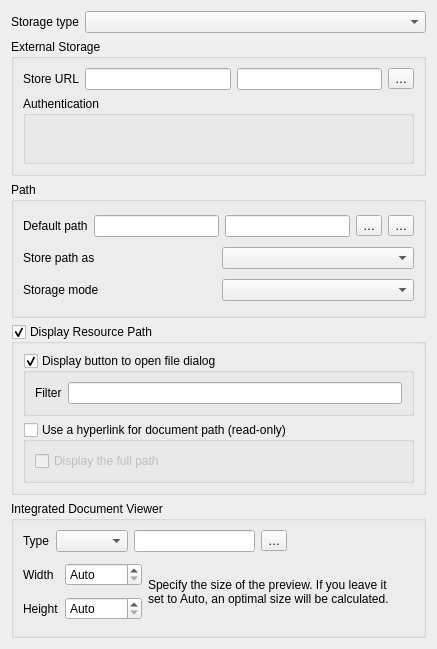
<?xml version="1.0" encoding="UTF-8"?>
<ui version="4.0">
 <author>Médéric Ribreux</author>
 <class>QgsExternalResourceConfigDlg</class>
 <widget class="QWidget" name="QgsExternalResourceConfigDlg">
  <property name="geometry">
   <rect>
    <x>0</x>
    <y>0</y>
    <width>437</width>
    <height>649</height>
   </rect>
  </property>
  <property name="windowTitle">
   <string notr="true">Form</string>
  </property>
  <layout class="QGridLayout" name="gridLayout_5">
   <item row="3" column="0">
    <widget class="QGroupBox" name="mFileWidgetGroupBox">
     <property name="title">
      <string>Display Resource Path</string>
     </property>
     <property name="checkable">
      <bool>true</bool>
     </property>
     <layout class="QGridLayout" name="gridLayout_3">
      <item row="1" column="0">
       <widget class="QGroupBox" name="mUseLink">
        <property name="sizePolicy">
         <sizepolicy hsizetype="Preferred" vsizetype="Fixed">
          <horstretch>0</horstretch>
          <verstretch>0</verstretch>
         </sizepolicy>
        </property>
        <property name="toolTip">
         <string>&lt;html&gt;&lt;head/&gt;&lt;body&gt;&lt;p&gt;This option displays file paths as clickable hyperlinks. When you click on the file path, the file should normally be opened by the default viewer defined in your operating system.&lt;/p&gt;&lt;/body&gt;&lt;/html&gt;</string>
        </property>
        <property name="title">
         <string>Use a hyperlink for document path (read-only)</string>
        </property>
        <property name="checkable">
         <bool>true</bool>
        </property>
        <property name="checked">
         <bool>false</bool>
        </property>
        <layout class="QFormLayout" name="formLayout">
         <item row="0" column="0">
          <widget class="QCheckBox" name="mFullUrl">
           <property name="toolTip">
            <string>&lt;html&gt;&lt;head/&gt;&lt;body&gt;&lt;p&gt;By default, the hyperlink is only displayed with the name of the file and not the full path. If you check this option, hyperlinks will be displayed with the complete path.&lt;/p&gt;&lt;/body&gt;&lt;/html&gt;</string>
           </property>
           <property name="text">
            <string>Display the full path</string>
           </property>
          </widget>
         </item>
        </layout>
       </widget>
      </item>
      <item row="0" column="0">
       <widget class="QGroupBox" name="mFileWidgetButtonGroupBox">
        <property name="title">
         <string>Display button to open file dialog</string>
        </property>
        <property name="checkable">
         <bool>true</bool>
        </property>
        <layout class="QFormLayout" name="formLayout_2">
         <item row="0" column="0">
          <widget class="QLabel" name="label_4">
           <property name="text">
            <string>Filter</string>
           </property>
          </widget>
         </item>
         <item row="0" column="1">
          <widget class="QLineEdit" name="mFileWidgetFilterLineEdit">
           <property name="toolTip">
            <string>&lt;html&gt;&lt;head/&gt;&lt;body&gt;&lt;p&gt;Filter syntax is borrowed from Qt &lt;a href=&quot;http://doc.qt.io/qt-4.8/qfiledialog.html#getOpenFileName&quot;&gt;&lt;span style=&quot; text-decoration: underline; color:#0000ff;&quot;&gt;QFileDialog::getOpenFileName&lt;/span&gt;&lt;/a&gt;&lt;span style=&quot; font-family:'Courier New,courier';&quot;&gt;.&lt;/span&gt;&lt;/p&gt;&lt;p&gt;If you want simple filter on all pdf files, just use:&lt;/p&gt;&lt;p&gt;&lt;span style=&quot; font-family:'Courier New,courier';&quot;&gt;*.pdf&lt;/span&gt;&lt;/p&gt;&lt;p&gt;If you want one filter for multiple file extensions (on .pdf, .odt and .doc files):&lt;/p&gt;&lt;p&gt;&lt;span style=&quot; font-family:'Courier New,courier';&quot;&gt;*.pdf *.odt *.doc&lt;/span&gt;&lt;/p&gt;&lt;p&gt;If you want to describe your filter, use parentheses:&lt;/p&gt;&lt;p&gt;&lt;span style=&quot; font-family:'Courier New,courier';&quot;&gt;Text documents (*.pdf, *.odt, *.doc)&lt;/span&gt;&lt;/p&gt;&lt;p&gt;If you want multiple filters, separate them with ';;':&lt;/p&gt;&lt;p&gt;&lt;span style=&quot; font-family:'Courier New,courier';&quot;&gt;&amp;quot;Images (*.png *.xpm *.jpg);;Text files (*.txt);;XML files (*.xml)&amp;quot;&lt;/span&gt;&lt;/p&gt;&lt;/body&gt;&lt;/html&gt;</string>
           </property>
           <property name="placeholderText">
            <string/>
           </property>
          </widget>
         </item>
        </layout>
       </widget>
      </item>
     </layout>
    </widget>
   </item>
   <item row="4" column="0">
    <widget class="QGroupBox" name="mDocumentViewerGroupBox">
     <property name="title">
      <string>Integrated Document Viewer</string>
     </property>
     <property name="checkable">
      <bool>false</bool>
     </property>
     <layout class="QGridLayout" name="gridLayout">
      <item row="0" column="1">
       <widget class="QLabel" name="label_3">
        <property name="text">
         <string>Type</string>
        </property>
       </widget>
      </item>
      <item row="0" column="2">
       <widget class="QComboBox" name="mDocumentViewerContentComboBox"/>
      </item>
      <item row="0" column="5">
       <spacer name="horizontalSpacer">
        <property name="orientation">
         <enum>Qt::Horizontal</enum>
        </property>
        <property name="sizeHint" stdset="0">
         <size>
          <width>40</width>
          <height>20</height>
         </size>
        </property>
       </spacer>
      </item>
      <item row="1" column="1" colspan="5">
       <widget class="QWidget" name="mDocumentViewerContentSettingsWidget" native="true">
        <layout class="QGridLayout" name="gridLayout_4">
         <property name="leftMargin">
          <number>0</number>
         </property>
         <property name="topMargin">
          <number>0</number>
         </property>
         <property name="rightMargin">
          <number>0</number>
         </property>
         <property name="bottomMargin">
          <number>0</number>
         </property>
         <item row="0" column="0">
          <widget class="QLabel" name="label_12">
           <property name="text">
            <string>Width</string>
           </property>
          </widget>
         </item>
         <item row="0" column="2" rowspan="2">
          <widget class="QLabel" name="label_2">
           <property name="sizePolicy">
            <sizepolicy hsizetype="Expanding" vsizetype="Preferred">
             <horstretch>0</horstretch>
             <verstretch>0</verstretch>
            </sizepolicy>
           </property>
           <property name="text">
            <string>Specify the size of the preview. If you leave it set to Auto, an optimal size will be calculated.</string>
           </property>
           <property name="wordWrap">
            <bool>true</bool>
           </property>
          </widget>
         </item>
         <item row="1" column="1">
          <widget class="QgsSpinBox" name="mDocumentViewerHeight">
           <property name="specialValueText">
            <string>Auto</string>
           </property>
           <property name="suffix">
            <string> px</string>
           </property>
           <property name="prefix">
            <string/>
           </property>
           <property name="maximum">
            <number>10000</number>
           </property>
          </widget>
         </item>
         <item row="0" column="1">
          <widget class="QgsSpinBox" name="mDocumentViewerWidth">
           <property name="specialValueText">
            <string>Auto</string>
           </property>
           <property name="suffix">
            <string> px</string>
           </property>
           <property name="maximum">
            <number>10000</number>
           </property>
          </widget>
         </item>
         <item row="1" column="0">
          <widget class="QLabel" name="label_13">
           <property name="text">
            <string>Height</string>
           </property>
          </widget>
         </item>
         <item row="0" column="3">
          <spacer name="horizontalSpacer_2">
           <property name="orientation">
            <enum>Qt::Horizontal</enum>
           </property>
           <property name="sizeHint" stdset="0">
            <size>
             <width>40</width>
             <height>20</height>
            </size>
           </property>
          </spacer>
         </item>
        </layout>
       </widget>
      </item>
      <item row="0" column="4">
       <widget class="QgsPropertyOverrideButton" name="mDocumentViewerContentPropertyOverrideButton">
        <property name="text">
         <string>…</string>
        </property>
       </widget>
      </item>
      <item row="0" column="3">
       <widget class="QLineEdit" name="mDocumentViewerContentExpression">
        <property name="enabled">
         <bool>true</bool>
        </property>
        <property name="readOnly">
         <bool>true</bool>
        </property>
       </widget>
      </item>
     </layout>
    </widget>
   </item>
   <item row="0" column="0">
    <layout class="QHBoxLayout" name="horizontalLayout_3">
     <item>
      <widget class="QLabel" name="storageTypeLbl">
       <property name="text">
        <string>Storage type</string>
       </property>
      </widget>
     </item>
     <item>
      <widget class="QComboBox" name="mStorageType">
       <property name="sizePolicy">
        <sizepolicy hsizetype="Expanding" vsizetype="Fixed">
         <horstretch>0</horstretch>
         <verstretch>0</verstretch>
        </sizepolicy>
       </property>
       <property name="toolTip">
        <string>&lt;html&gt;&lt;head/&gt;&lt;body&gt;Way of dealing with attachment file&lt;p&gt;&quot;Select existing file&quot; allows you to pick an existing file from the file system or set an existing URL external resource.&lt;/p&gt;&lt;p&gt;Other items allows you to pick a local resource and store it on an external storage system. You cannot use relative path in this mode and you can only pick file and not directory.&lt;/p&gt;&lt;/p&gt;&lt;/body&gt;&lt;/html&gt;</string>
       </property>
      </widget>
     </item>
    </layout>
   </item>
   <item row="2" column="0">
    <widget class="QGroupBox" name="mPathGroupBox">
     <property name="title">
      <string>Path</string>
     </property>
     <layout class="QGridLayout" name="gridLayout_2">
      <item row="1" column="0">
       <widget class="QLabel" name="mStoragePathLbl">
        <property name="text">
         <string>Store path as</string>
        </property>
       </widget>
      </item>
      <item row="1" column="1">
       <widget class="QComboBox" name="mStoragePathCbx">
        <property name="toolTip">
         <string>&lt;html&gt;&lt;head/&gt;&lt;body&gt;&lt;p&gt;Select how to store path in the attribute field&lt;/p&gt;&lt;p&gt;&lt;br/&gt;- Absolute path: stores the filenames with their absolute full paths&lt;/p&gt;&lt;p&gt;- Relative to project path: stores the filenames with relative paths from the current Hake Geospatial project path.&lt;/p&gt;&lt;p&gt;For example, if your Hake Geospatial project is in &lt;span style=&quot; font-style:italic;&quot;&gt;&amp;quot;/home/user/my_project.qgs&amp;quot;&lt;/span&gt; and your filename is &lt;span style=&quot; font-style:italic;&quot;&gt;&amp;quot;/home/user/data/files/test.pdf&amp;quot;&lt;/span&gt;, the attribute will only store &lt;span style=&quot; font-style:italic;&quot;&gt;&amp;quot;data/files/test.pdf&amp;quot;&lt;/span&gt;.&lt;/p&gt;&lt;p&gt;&lt;br/&gt;- Relative to default path: stores the filenames with relative paths from the default path set just above.&lt;/p&gt;&lt;p&gt;For example, if your default path is &lt;span style=&quot; font-style:italic;&quot;&gt;&amp;quot;/home/user/data/&amp;quot;&lt;/span&gt; and your filename is &lt;span style=&quot; font-style:italic;&quot;&gt;&amp;quot;/home/user/data/files/test.pdf&amp;quot;&lt;/span&gt;, the attribute will only store &lt;span style=&quot; font-style:italic;&quot;&gt;&amp;quot;files/test.pdf&amp;quot;&lt;/span&gt;.&lt;/p&gt;&lt;p&gt;&lt;br/&gt;&lt;/p&gt;&lt;/body&gt;&lt;/html&gt;</string>
        </property>
       </widget>
      </item>
      <item row="0" column="0" colspan="2">
       <layout class="QHBoxLayout" name="horizontalLayout">
        <property name="spacing">
         <number>6</number>
        </property>
        <property name="sizeConstraint">
         <enum>QLayout::SetMinimumSize</enum>
        </property>
        <property name="leftMargin">
         <number>0</number>
        </property>
        <property name="topMargin">
         <number>0</number>
        </property>
        <property name="rightMargin">
         <number>0</number>
        </property>
        <property name="bottomMargin">
         <number>0</number>
        </property>
        <item>
         <widget class="QLabel" name="label">
          <property name="text">
           <string>Default path</string>
          </property>
         </widget>
        </item>
        <item>
         <widget class="QLineEdit" name="mRootPath">
          <property name="enabled">
           <bool>true</bool>
          </property>
          <property name="toolTip">
           <string>&lt;html&gt;&lt;head/&gt;&lt;body&gt;&lt;p&gt;When not empty, always open the file selector at the root of this path for searching new files. If empty, the last used path of this editor widget will be used. If this editor widget has never been used by the user, the project path will be used.&lt;/p&gt;&lt;/body&gt;&lt;/html&gt;</string>
          </property>
          <property name="autoFillBackground">
           <bool>false</bool>
          </property>
          <property name="placeholderText">
           <string/>
          </property>
         </widget>
        </item>
        <item>
         <widget class="QLineEdit" name="mRootPathExpression">
          <property name="enabled">
           <bool>true</bool>
          </property>
          <property name="readOnly">
           <bool>true</bool>
          </property>
         </widget>
        </item>
        <item>
         <widget class="QToolButton" name="mRootPathButton">
          <property name="sizePolicy">
           <sizepolicy hsizetype="Preferred" vsizetype="Fixed">
            <horstretch>0</horstretch>
            <verstretch>0</verstretch>
           </sizepolicy>
          </property>
          <property name="text">
           <string>…</string>
          </property>
         </widget>
        </item>
        <item>
         <widget class="QgsPropertyOverrideButton" name="mRootPathPropertyOverrideButton">
          <property name="text">
           <string>…</string>
          </property>
         </widget>
        </item>
       </layout>
      </item>
      <item row="2" column="1">
       <widget class="QComboBox" name="mStorageModeCbx">
        <property name="toolTip">
         <string>&lt;html&gt;&lt;head/&gt;&lt;body&gt;&lt;p&gt;Allows storing file paths or directory paths&lt;/p&gt;&lt;/body&gt;&lt;/html&gt;</string>
        </property>
       </widget>
      </item>
      <item row="2" column="0">
       <widget class="QLabel" name="mStorageModeLbl">
        <property name="text">
         <string>Storage mode</string>
        </property>
       </widget>
      </item>
     </layout>
    </widget>
   </item>
   <item row="1" column="0">
    <widget class="QGroupBox" name="mExternalStorageGroupBox">
     <property name="title">
      <string>External Storage</string>
     </property>
     <layout class="QVBoxLayout" name="verticalLayout_7">
      <item>
       <layout class="QHBoxLayout" name="horizontalLayout_2">
        <item>
         <widget class="QLabel" name="label_5">
          <property name="text">
           <string>Store URL</string>
          </property>
         </widget>
        </item>
        <item>
         <widget class="QLineEdit" name="mStorageUrl">
          <property name="toolTip">
           <string>Url used to store file selected from the attachment widget.</string>
          </property>
         </widget>
        </item>
        <item>
         <widget class="QLineEdit" name="mStorageUrlExpression">
          <property name="toolTip">
           <string>Url used to store file selected from the attachment widget.</string>
          </property>
         </widget>
        </item>
        <item>
         <widget class="QgsPropertyOverrideButton" name="mStorageUrlPropertyOverrideButton">
          <property name="text">
           <string>…</string>
          </property>
         </widget>
        </item>
       </layout>
      </item>
      <item>
       <widget class="QGroupBox" name="mAuthGroupBox">
        <property name="title">
         <string>Authentication</string>
        </property>
        <layout class="QVBoxLayout" name="verticalLayout_6">
         <property name="leftMargin">
          <number>6</number>
         </property>
         <property name="topMargin">
          <number>6</number>
         </property>
         <property name="rightMargin">
          <number>6</number>
         </property>
         <property name="bottomMargin">
          <number>6</number>
         </property>
         <item>
          <widget class="QgsAuthSettingsWidget" name="mAuthSettingsProtocol" native="true">
           <property name="sizePolicy">
            <sizepolicy hsizetype="Preferred" vsizetype="Maximum">
             <horstretch>0</horstretch>
             <verstretch>0</verstretch>
            </sizepolicy>
           </property>
          </widget>
         </item>
        </layout>
       </widget>
      </item>
     </layout>
    </widget>
   </item>
  </layout>
 </widget>
 <customwidgets>
  <customwidget>
   <class>QgsPropertyOverrideButton</class>
   <extends>QToolButton</extends>
   <header>qgspropertyoverridebutton.h</header>
  </customwidget>
  <customwidget>
   <class>QgsSpinBox</class>
   <extends>QSpinBox</extends>
   <header>qgsspinbox.h</header>
  </customwidget>
  <customwidget>
   <class>QgsAuthSettingsWidget</class>
   <extends>QWidget</extends>
   <header>qgsauthsettingswidget.h</header>
   <container>1</container>
  </customwidget>
 </customwidgets>
 <tabstops>
  <tabstop>mStorageType</tabstop>
  <tabstop>mStorageUrl</tabstop>
  <tabstop>mStorageUrlExpression</tabstop>
  <tabstop>mStorageUrlPropertyOverrideButton</tabstop>
  <tabstop>mRootPath</tabstop>
  <tabstop>mRootPathExpression</tabstop>
  <tabstop>mRootPathButton</tabstop>
  <tabstop>mRootPathPropertyOverrideButton</tabstop>
  <tabstop>mStoragePathCbx</tabstop>
  <tabstop>mStorageModeCbx</tabstop>
  <tabstop>mFileWidgetGroupBox</tabstop>
  <tabstop>mFileWidgetButtonGroupBox</tabstop>
  <tabstop>mFileWidgetFilterLineEdit</tabstop>
  <tabstop>mUseLink</tabstop>
  <tabstop>mFullUrl</tabstop>
  <tabstop>mDocumentViewerContentComboBox</tabstop>
  <tabstop>mDocumentViewerContentExpression</tabstop>
  <tabstop>mDocumentViewerContentPropertyOverrideButton</tabstop>
  <tabstop>mDocumentViewerWidth</tabstop>
  <tabstop>mDocumentViewerHeight</tabstop>
 </tabstops>
 <resources/>
 <connections/>
</ui>
